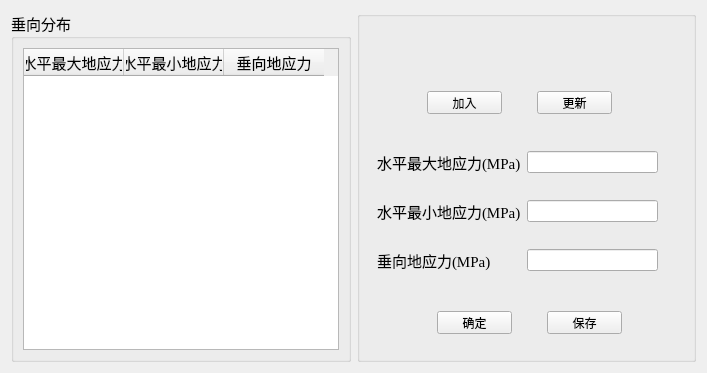
<?xml version="1.0" encoding="UTF-8"?>
<ui version="4.0">
 <class>Form</class>
 <widget class="QWidget" name="Form">
  <property name="geometry">
   <rect>
    <x>0</x>
    <y>0</y>
    <width>707</width>
    <height>373</height>
   </rect>
  </property>
  <property name="minimumSize">
   <size>
    <width>707</width>
    <height>373</height>
   </size>
  </property>
  <property name="windowTitle">
   <string>地应力设置</string>
  </property>
  <layout class="QHBoxLayout" name="horizontalLayout" stretch="1,1">
   <item>
    <widget class="QGroupBox" name="groupBox">
     <property name="font">
      <font>
       <family>Agency FB</family>
       <pointsize>11</pointsize>
      </font>
     </property>
     <property name="title">
      <string>垂向分布</string>
     </property>
     <layout class="QHBoxLayout" name="horizontalLayout_2">
      <item>
       <widget class="QTableWidget" name="tableWidget">
        <column>
         <property name="text">
          <string>水平最大地应力</string>
         </property>
        </column>
        <column>
         <property name="text">
          <string>水平最小地应力</string>
         </property>
        </column>
        <column>
         <property name="text">
          <string>垂向地应力</string>
         </property>
        </column>
       </widget>
      </item>
     </layout>
    </widget>
   </item>
   <item>
    <widget class="QGroupBox" name="groupBox_2">
     <property name="title">
      <string/>
     </property>
     <widget class="QPushButton" name="pushButton_2">
      <property name="geometry">
       <rect>
        <x>180</x>
        <y>80</y>
        <width>75</width>
        <height>23</height>
       </rect>
      </property>
      <property name="text">
       <string>更新</string>
      </property>
     </widget>
     <widget class="QWidget" name="layoutWidget">
      <property name="geometry">
       <rect>
        <x>20</x>
        <y>140</y>
        <width>281</width>
        <height>121</height>
       </rect>
      </property>
      <layout class="QFormLayout" name="formLayout">
       <item row="0" column="0">
        <widget class="QLabel" name="label_2">
         <property name="font">
          <font>
           <family>Times New Roman</family>
           <pointsize>11</pointsize>
          </font>
         </property>
         <property name="text">
          <string>水平最大地应力(MPa)</string>
         </property>
        </widget>
       </item>
       <item row="0" column="1">
        <widget class="QLineEdit" name="lineEdit_1"/>
       </item>
       <item row="1" column="0">
        <spacer name="verticalSpacer">
         <property name="orientation">
          <enum>Qt::Vertical</enum>
         </property>
         <property name="sizeHint" stdset="0">
          <size>
           <width>20</width>
           <height>40</height>
          </size>
         </property>
        </spacer>
       </item>
       <item row="2" column="0">
        <widget class="QLabel" name="label_3">
         <property name="font">
          <font>
           <family>Times New Roman</family>
           <pointsize>11</pointsize>
          </font>
         </property>
         <property name="text">
          <string>水平最小地应力(MPa)</string>
         </property>
        </widget>
       </item>
       <item row="2" column="1">
        <widget class="QLineEdit" name="lineEdit_2"/>
       </item>
       <item row="3" column="1">
        <spacer name="verticalSpacer_2">
         <property name="orientation">
          <enum>Qt::Vertical</enum>
         </property>
         <property name="sizeHint" stdset="0">
          <size>
           <width>20</width>
           <height>40</height>
          </size>
         </property>
        </spacer>
       </item>
       <item row="4" column="0">
        <widget class="QLabel" name="label_4">
         <property name="font">
          <font>
           <family>Times New Roman</family>
           <pointsize>11</pointsize>
          </font>
         </property>
         <property name="text">
          <string>垂向地应力(MPa)</string>
         </property>
        </widget>
       </item>
       <item row="4" column="1">
        <widget class="QLineEdit" name="lineEdit_3"/>
       </item>
      </layout>
     </widget>
     <widget class="QPushButton" name="pushButton">
      <property name="geometry">
       <rect>
        <x>80</x>
        <y>300</y>
        <width>75</width>
        <height>23</height>
       </rect>
      </property>
      <property name="text">
       <string>确定</string>
      </property>
     </widget>
     <widget class="QPushButton" name="pushButton_3">
      <property name="geometry">
       <rect>
        <x>190</x>
        <y>300</y>
        <width>75</width>
        <height>23</height>
       </rect>
      </property>
      <property name="text">
       <string>保存</string>
      </property>
     </widget>
     <widget class="QPushButton" name="pushButton_4">
      <property name="geometry">
       <rect>
        <x>70</x>
        <y>80</y>
        <width>75</width>
        <height>23</height>
       </rect>
      </property>
      <property name="text">
       <string>加入</string>
      </property>
     </widget>
    </widget>
   </item>
  </layout>
 </widget>
 <resources/>
 <connections>
  <connection>
   <sender>pushButton_2</sender>
   <signal>clicked()</signal>
   <receiver>Form</receiver>
   <slot>update_data()</slot>
   <hints>
    <hint type="sourcelabel">
     <x>565</x>
     <y>104</y>
    </hint>
    <hint type="destinationlabel">
     <x>334</x>
     <y>5</y>
    </hint>
   </hints>
  </connection>
  <connection>
   <sender>pushButton</sender>
   <signal>clicked()</signal>
   <receiver>Form</receiver>
   <slot>input_data()</slot>
   <hints>
    <hint type="sourcelabel">
     <x>476</x>
     <y>323</y>
    </hint>
    <hint type="destinationlabel">
     <x>207</x>
     <y>-3</y>
    </hint>
   </hints>
  </connection>
  <connection>
   <sender>pushButton_3</sender>
   <signal>clicked()</signal>
   <receiver>Form</receiver>
   <slot>input_data_1()</slot>
   <hints>
    <hint type="sourcelabel">
     <x>587</x>
     <y>315</y>
    </hint>
    <hint type="destinationlabel">
     <x>707</x>
     <y>156</y>
    </hint>
   </hints>
  </connection>
  <connection>
   <sender>pushButton_4</sender>
   <signal>clicked()</signal>
   <receiver>Form</receiver>
   <slot>add()</slot>
   <hints>
    <hint type="sourcelabel">
     <x>464</x>
     <y>100</y>
    </hint>
    <hint type="destinationlabel">
     <x>369</x>
     <y>-8</y>
    </hint>
   </hints>
  </connection>
 </connections>
 <slots>
  <slot>update_data()</slot>
  <slot>input_data()</slot>
  <slot>input_data_1()</slot>
  <slot>add()</slot>
 </slots>
</ui>
